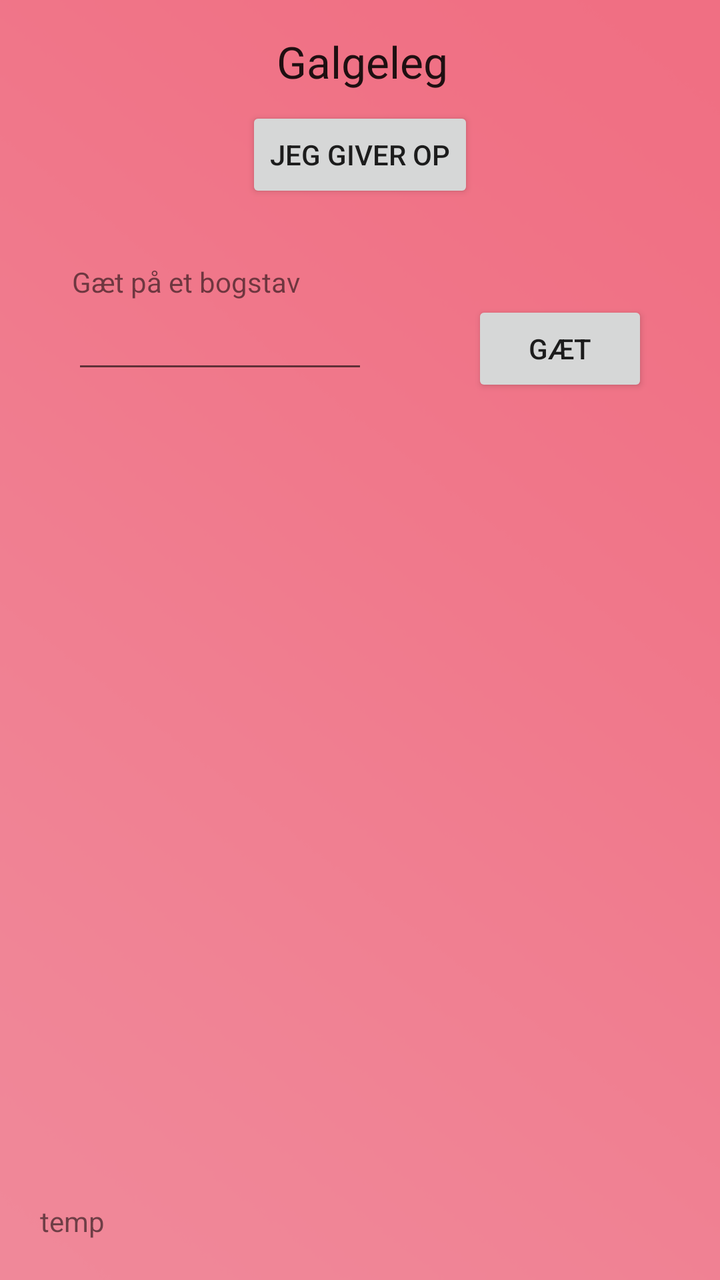
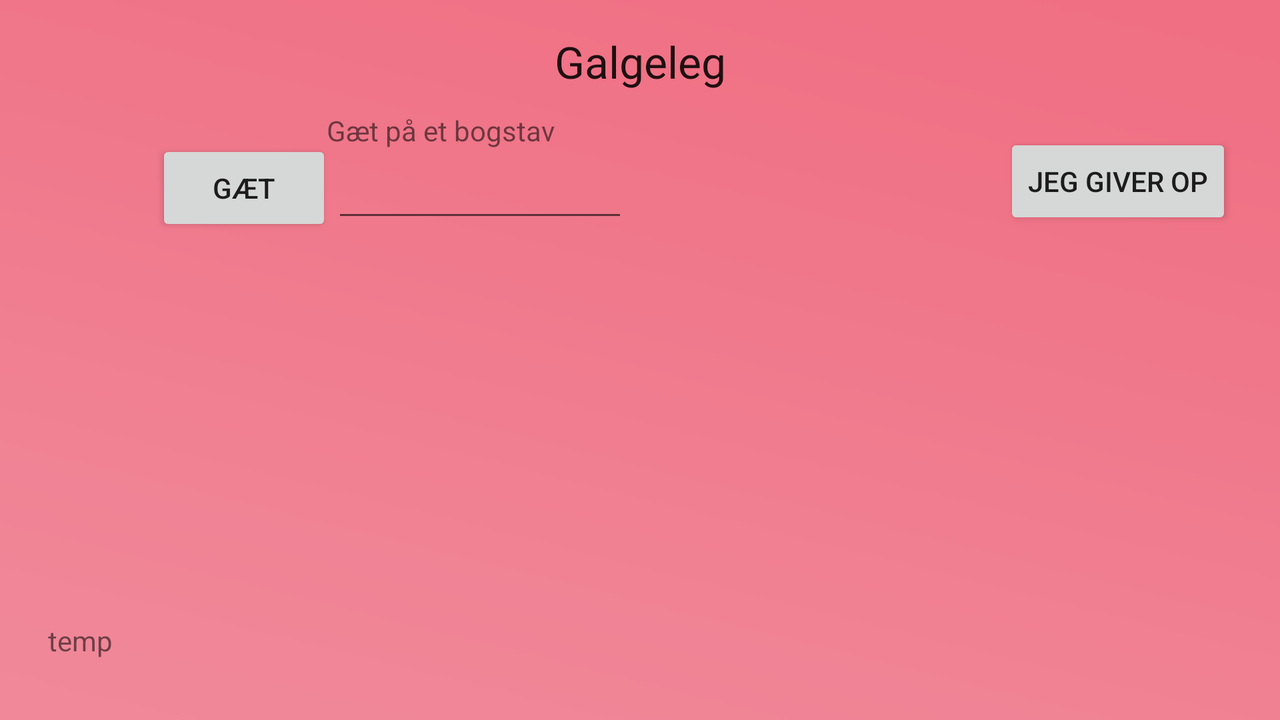

The same Android screen from two of the app's own layout files: first res/layout/ as a phone draws it, then the repository's variant for another configuration, drawn on a device whose configuration selects that folder. Both files follow.
<!-- AndroidManifest.xml: application theme AppTheme -->
<!-- res/layout/activity_galgeleg_game.xml -->
<?xml version="1.0" encoding="utf-8"?>
<android.support.constraint.ConstraintLayout xmlns:android="http://schemas.android.com/apk/res/android"
    xmlns:app="http://schemas.android.com/apk/res-auto"
    xmlns:tools="http://schemas.android.com/tools"
    android:layout_width="match_parent"
    android:layout_height="match_parent"
    android:background="@drawable/background"
    tools:ignore="ExtraText"
    tools:layout_editor_absoluteY="25dp">


    <TextView
        android:id="@+id/t_galgeleg"
        android:layout_width="wrap_content"
        android:layout_height="wrap_content"
        android:layout_marginTop="16dp"
        android:layout_marginEnd="13dp"
        android:layout_marginBottom="8dp"
        android:text="@string/s_t_aflevering_2"
        android:textAppearance="@style/TextAppearance.AppCompat.Large"
        app:layout_constraintBottom_toTopOf="@+id/b_give_up"
        app:layout_constraintEnd_toEndOf="@+id/b_give_up"
        app:layout_constraintTop_toTopOf="parent" />

    <Button
        android:id="@+id/b_guess_letter"
        android:layout_width="wrap_content"
        android:layout_height="wrap_content"
        android:layout_marginEnd="36dp"
        android:layout_marginBottom="12dp"
        android:text="@string/s_b_guess_letter"
        app:layout_constraintBottom_toTopOf="@+id/hangMan"
        app:layout_constraintEnd_toEndOf="parent"
        app:layout_constraintTop_toBottomOf="@+id/t_guessLetter" />

    <Button
        android:id="@+id/b_give_up"
        android:layout_width="wrap_content"
        android:layout_height="wrap_content"
        android:layout_marginBottom="30dp"
        android:text="@string/s_b_give_up"
        app:layout_constraintBottom_toTopOf="@+id/t_guessLetter"
        app:layout_constraintEnd_toEndOf="parent"
        app:layout_constraintStart_toStartOf="parent"
        app:layout_constraintTop_toBottomOf="@+id/t_galgeleg" />

    <EditText
        android:id="@+id/t_letterGuess"
        android:layout_width="148dp"
        android:layout_height="wrap_content"
        android:layout_marginStart="36dp"
        android:ems="10"
        android:inputType="textPersonName"
        android:text="@string/s_t_guessLetter_blank"
        app:layout_constraintStart_toStartOf="parent"
        app:layout_constraintTop_toBottomOf="@+id/t_guessLetter" />

    <TextView
        android:id="@+id/t_guessLetter"
        android:layout_width="wrap_content"
        android:layout_height="wrap_content"
        android:layout_marginStart="36dp"
        android:text="@string/s_t_guessLetter"
        app:layout_constraintBottom_toTopOf="@+id/b_guess_letter"
        app:layout_constraintStart_toStartOf="parent"
        app:layout_constraintTop_toBottomOf="@+id/b_give_up" />

    <TextView
        android:id="@+id/t_gameInfo"
        android:layout_width="wrap_content"
        android:layout_height="wrap_content"
        android:layout_marginStart="20dp"
        android:layout_marginBottom="20dp"
        android:text="temp"
        app:layout_constraintBottom_toBottomOf="parent"
        app:layout_constraintStart_toStartOf="parent" />

    <ImageView
        android:id="@+id/hangMan"
        android:layout_width="136dp"
        android:layout_height="0dp"
        android:layout_marginEnd="25dp"
        android:layout_marginBottom="89dp"
        app:layout_constraintBottom_toBottomOf="parent"
        app:layout_constraintEnd_toEndOf="parent"
        app:layout_constraintTop_toBottomOf="@+id/b_guess_letter"
        app:srcCompat="@drawable/galge" />


</android.support.constraint.ConstraintLayout>
<!-- resources referenced by this layout -->
<resources>
  <!-- drawable background: png bitmap (drawable, 19275 bytes) -->
  <string name="s_b_give_up">Jeg giver op</string>
  <string name="s_b_guess_letter">Gæt</string>
  <string name="s_t_aflevering_2">Galgeleg</string>
  <string name="s_t_guessLetter">Gæt på et bogstav</string>
  <string name="s_t_guessLetter_blank" />
  <style name="AppTheme" parent="Theme.AppCompat.Light.NoActionBar" />
</resources>
<!-- res/layout-land/activity_galgeleg_game.xml (the repository's variant of the layout above) -->
<!-- drawn on the phone turned sideways -->
<?xml version="1.0" encoding="utf-8"?>
<android.support.constraint.ConstraintLayout xmlns:android="http://schemas.android.com/apk/res/android"
    xmlns:app="http://schemas.android.com/apk/res-auto"
    xmlns:tools="http://schemas.android.com/tools"
    android:layout_width="match_parent"
    android:layout_height="match_parent"
    android:background="@drawable/background"
    tools:ignore="ExtraText"
    tools:layout_editor_absoluteY="25dp">

    <TextView
        android:id="@+id/t_galgeleg"
        android:layout_width="wrap_content"
        android:layout_height="wrap_content"
        android:layout_marginStart="24dp"
        android:layout_marginTop="16dp"
        android:layout_marginEnd="24dp"
        android:layout_marginBottom="8dp"
        android:text="@string/s_t_aflevering_2"
        android:textAppearance="@style/TextAppearance.AppCompat.Large"
        app:layout_constraintBottom_toBottomOf="parent"
        app:layout_constraintEnd_toEndOf="parent"
        app:layout_constraintStart_toStartOf="parent"
        app:layout_constraintTop_toTopOf="parent"
        app:layout_constraintVertical_bias="0.0" />

    <Button
        android:id="@+id/b_guess_letter"
        android:layout_width="wrap_content"
        android:layout_height="wrap_content"
        android:layout_marginStart="24dp"
        android:layout_marginTop="60dp"
        android:layout_marginBottom="8dp"
        android:text="@string/s_b_guess_letter"
        app:layout_constraintBottom_toBottomOf="parent"
        app:layout_constraintEnd_toStartOf="@+id/t_letterGuess"
        app:layout_constraintHorizontal_bias="1.0"
        app:layout_constraintStart_toStartOf="parent"
        app:layout_constraintTop_toTopOf="parent"
        app:layout_constraintVertical_bias="0.041" />

    <Button
        android:id="@+id/b_give_up"
        android:layout_width="wrap_content"
        android:layout_height="wrap_content"
        android:layout_marginTop="60dp"
        android:layout_marginEnd="24dp"
        android:layout_marginBottom="8dp"
        android:text="@string/s_b_give_up"
        app:layout_constraintBottom_toBottomOf="parent"
        app:layout_constraintEnd_toEndOf="parent"
        app:layout_constraintTop_toTopOf="parent"
        app:layout_constraintVertical_bias="0.028" />

    <EditText
        android:id="@+id/t_letterGuess"
        android:layout_width="148dp"
        android:layout_height="wrap_content"
        android:layout_marginEnd="188dp"
        android:layout_marginBottom="244dp"
        android:ems="10"
        android:inputType="textPersonName"
        android:text="@string/s_t_guessLetter_blank"
        app:layout_constraintBottom_toBottomOf="parent"
        app:layout_constraintEnd_toStartOf="@+id/b_give_up" />

    <TextView
        android:id="@+id/t_guessLetter"
        android:layout_width="wrap_content"
        android:layout_height="wrap_content"
        android:layout_marginStart="8dp"
        android:layout_marginTop="8dp"
        android:text="@string/s_t_guessLetter"
        app:layout_constraintBottom_toTopOf="@+id/t_letterGuess"
        app:layout_constraintEnd_toStartOf="@+id/t_galgeleg"
        app:layout_constraintHorizontal_bias="1.0"
        app:layout_constraintStart_toStartOf="parent"
        app:layout_constraintTop_toTopOf="parent"
        app:layout_constraintVertical_bias="1.0" />

    <TextView
        android:id="@+id/t_gameInfo"
        android:layout_width="wrap_content"
        android:layout_height="wrap_content"
        android:layout_marginStart="24dp"
        android:layout_marginTop="8dp"
        android:layout_marginEnd="8dp"
        android:layout_marginBottom="24dp"
        android:text="temp"
        app:layout_constraintBottom_toBottomOf="parent"
        app:layout_constraintEnd_toEndOf="parent"
        app:layout_constraintHorizontal_bias="0.0"
        app:layout_constraintStart_toStartOf="parent"
        app:layout_constraintTop_toTopOf="parent"
        app:layout_constraintVertical_bias="0.98" />

    <ImageView
        android:id="@+id/hangMan"
        android:layout_width="186dp"
        android:layout_height="168dp"
        android:layout_marginStart="8dp"
        android:layout_marginEnd="24dp"
        android:layout_marginBottom="24dp"
        app:layout_constraintBottom_toBottomOf="parent"
        app:layout_constraintEnd_toEndOf="parent"
        app:layout_constraintHorizontal_bias="0.981"
        app:layout_constraintStart_toStartOf="parent"
        app:layout_constraintTop_toTopOf="parent"
        app:layout_constraintVertical_bias="0.97"
        app:srcCompat="@drawable/galge" />


</android.support.constraint.ConstraintLayout>
